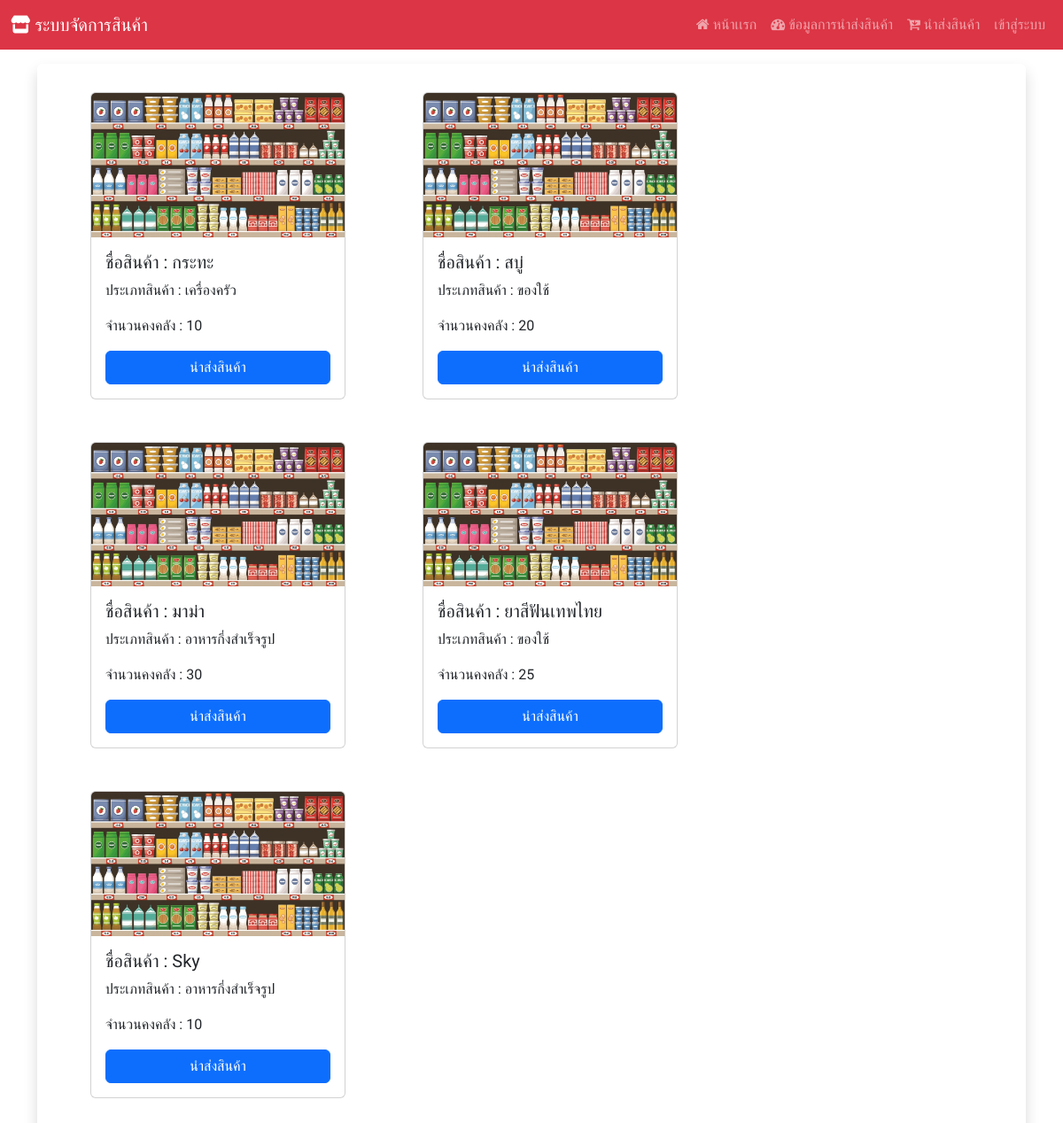
The page / on the database its author committed.
### Hospital_app/models.py (models this page shows, shortened)
class product(models.Model):
    product_id = models.AutoField(primary_key=True)
    product_name = models.CharField(max_length=255)
    product_type = models.ForeignKey(d_type, on_delete=models.CASCADE)
    product_qty = models.IntegerField()
    product_exp = models.DateField()

class d_type(models.Model):
    type_id = models.AutoField(primary_key=True)
    type_name = models.CharField(max_length=255)
    def __str__(self):
        return f"{self.type_name}"

### Hospital_app/views.py (the view)
# urls.py: path('',views.home),
def home(request):
    show_product = product.objects.all()
    context  = {"product_data" : show_product}
    return render(request,'product_data.html',context)

### Hospital_app/templates/product_data.html (shortened to what this page needs)
{%extends "base.html"%}
{% block content %}
<div
  class="container my-3 d-flex justify-content-center align-items-center shadow rounded"
>
  <div class="row">
    {% for i in product_data %}
    <div class="col-lg-3 col-md-6 me-5 ms-5 mb-5">
      <div class="card" style="width: 18rem">
        <img src="static/images/product/product.jpg" class="card-img-top" alt=" {{ i.product_name }}" />
        <div class="card-body">
          <h5 class="card-title">ชื่อสินค้า : {{ i.product_name }}</h5>
          <p class="card-text">ประเภทสินค้า : {{ i.product_type }}</p>
          <p class="card-text">จำนวนคงคลัง : {{ i.product_qty }}</p>
          <a href="#" class="btn btn-primary w-100">นำส่งสินค้า</a>
        </div>
      </div>
    </div>
    {% endfor %}
  </div>
</div>
{% endblock content %}

### Hospital_app/templates/base.html (shortened to what this page needs)
<!DOCTYPE html>
<html>
  <head>
    {% load bootstrap5 %} {% bootstrap_css %} {% bootstrap_javascript %}
    <link
      rel="stylesheet"
      href="path/to/font-awesome/css/font-awesome.min.css"
    />
    <link
      href="https://maxcdn.bootstrapcdn.com/font-awesome/4.7.0/css/font-awesome.min.css"
      rel="stylesheet"
    />
  </head>
  <body>
    <nav class="navbar navbar-expand-lg navbar-dark bg-danger">
      <div class="container-fluid">
        <a class="navbar-brand" href="#"
          ><i class="fa-solid fa-store" aria-hidden="true"></i>
          ระบบจัดการสินค้า
        </a>
        <div class="collapse navbar-collapse" id="navbarNav">
          <ul class="navbar-nav ms-auto">
            <li class="nav-item">
              <a class="nav-link" href="/">
                <i class="fa fa-home" aria-hidden="true"></i>
                หน้าเเรก</a
              >
            </li>
            <li class="nav-item">
              <a class="nav-link" href="/report">
                <i class="fa fa-tachometer" aria-hidden="true"></i>
                ข้อมูลการนำส่งสินค้า</a
              >
            </li>
            <li class="nav-item">
              <a class="nav-link" href="/buy_productu">
                <i class="fa fa-cart-arrow-down" aria-hidden="true"></i>
                นำส่งสินค้า</a
              >
            </li>
            {% if user.is_authenticated %}
            <li class="nav-item">
              <a class="nav-link" href="logout">ออกจากระบบ</a>
            </li>
            {% else %}
            <li class="nav-item">
              <a class="nav-link" href="/login">เข้าสู่ระบบ</a>
            </li>
            {% endif %}
          </ul>
        </div>
      </div>
    </nav>
    <div class="container ">
      {% block content%}{% endblock %}
    </div>
  </body>
</html>

### Hospital_app/templates/base.html (style rules this page uses)
body { font-family: 'K2D', sans-serif; }

### rows shown on the page
product: product_name "กระทะ", product_type "เครื่องครัว", product_qty "10"
product: product_name "สบู่", product_type "ของใช้", product_qty "20"
product: product_name "มาม่า", product_type "อาหารกึ่งสำเร็จรูป", product_qty "30"
product: product_name "ยาสีฟันเทพไทย", product_type "ของใช้", product_qty "25"
product: product_name "Sky", product_type "อาหารกึ่งสำเร็จรูป", product_qty "10"
